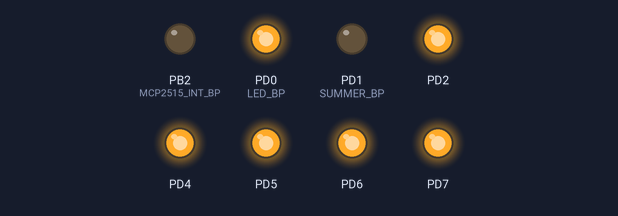
This program was run on a simulated ATmega32, built with avr-gcc and emulated at 16 MHz (the files do not name the chip). Parts: output pins drawn as LEDs (lit = HIGH). Pins used as bus, display or sensor lines are not drawn.

Above: at 0.1 s.
Timing chart, 0 to 1.6 s (numbered marks = the images above):
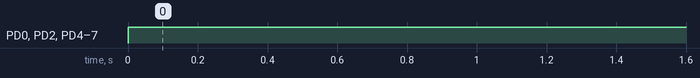

Measured:
- by itself, PD0 (LED_BP), PD2, PD4–7: LOW → HIGH at 0.00 s

The program:

main.c
```c
/*
 * MCP2515_Test.c
 *
 * Created: 25.01.2019 16:31:01
 * Author : Jan Homann
 */

#ifndef F_CPU
#define F_CPU 16000000
#endif

#include <avr/io.h>
#include <util/delay.h>
#include "Include/mcp2515.h"
#include "Include/mcp2515_defs.h"

#define SUMMER_DDR	DDRD
#define SUMMER_PORT	PORTD
#define SUMMER_BP	PD1

#define LED_DDR		DDRD
#define LED_PORT	PORTD
#define LED_BP		PD0

#define SUMMER_ON	SUMMER_PORT |= (1<<SUMMER_BP)
#define SUMMER_OFF  SUMMER_PORT &= ~(1<<SUMMER_BP)
#define SUMMER_TGL	SUMMER_PORT ^= (1<<SUMMER_BP)

#define LED_ON		LED_PORT	|= (1<<LED_BP)
#define LED_OFF		LED_PORT	&= ~(1<<LED_BP)
#define LED_TGL		LED_PORT	^= (1<<LED_BP)

int main(void)
{
	DDRD = 0xFF;

	PORTD = 0xFF;
	SUMMER_OFF;
	LED_ON;

    spiInit( PRESCALER_128  , MODE4 , DOUBLE_SPEED_OFF );
	Mcp2515Init(MCP2515_250KBPS);

    while (1)
    {

		static tCAN RxMessage , TxMessage;

		static tCANError ErrorMessage;

		Mcp2515GetError( &ErrorMessage );

 		TxMessage.Identifier = 0x1;
 		TxMessage.Header.Length = 2;
		TxMessage.Data[0] = ErrorMessage.Receive;
		TxMessage.Data[1] = ErrorMessage.Transmit;
 		Mcp2515SendMessage( &TxMessage );

		Mcp2515ReadMessage( &RxMessage );

		switch( RxMessage.Identifier )
		{
			case 0x1:
			{
				for (uint8_t x = 0 ; x < 3 ; x++ )
				{
 					SUMMER_ON;
 					_delay_ms(25);
 					SUMMER_OFF;
 					_delay_ms(125);
				}
			}break;

			case 0x2:
			{
				LED_TGL;
			}break;

			case 0x3:
			{

			}break;
		}
		RxMessage.Identifier = 0;

    }
}
```

mcp2515.h
```c
#ifndef	__MCP2515_H__
#define	__MCP2515_H__

#include <inttypes.h>
#include "mcp2515_defs.h"
#include "spi.h"

typedef struct
{
	#ifdef SUPPORT_EXTENDED_CANID
		uint32_t Identifier;
	#else
		uint16_t Identifier;
	#endif

	struct
	{
		int8_t	Rtr			: 1;
		uint8_t Extended	: 2;
		uint8_t Length		: 4;
	}Header;

	uint8_t Data[8];
} tCAN;

typedef struct
{
	uint8_t Receive;
	uint8_t Transmit;
}tCANError;

enum cs_state_enum
{
	START_TX	= 1<<0,
	STOP_TX		= 1<<1,
	EASY_TX		= 1<<2,
	NO_ACTION	= 1<<3
};

void Mcp2515BitModify(uint8_t Adress , uint8_t Mask , uint8_t Data );

uint8_t Mcp2515ReadState(uint8_t Type);

uint8_t Mcp2515Init(uint8_t Bitrate);

uint8_t Mcp2515CheckNewMessage(void);

uint8_t Mcp2515CheckFreeBuffer(void);

uint8_t Mcp2515ReadMessage(tCAN *Message);

uint8_t Mcp2515SendMessage(tCAN *Message);

uint8_t	Mcp2515GetError( tCANError *Object );

#endif	// __MCP2515_H__
```

mcp2515_defs.h
```c
#ifndef	MCP2515_DEFS_H
#define	MCP2515_DEFS_H

#define MCP2515_INT_DDR		DDRB
#define MCP2515_INT_PORT	PORTB
#define MCP2515_INT_BP		PB2

#define MCP2515_CS_DDR		DDRD
#define MCP2515_CS_PORT		PORTD
#define MCP2515_CS_BP		PD3

#define MCP2515_CS_LOW		MCP2515_CS_PORT &= ~(1<<MCP2515_CS_BP)
#define MCP2515_CS_HIGH		MCP2515_CS_PORT |= (1<<MCP2515_CS_BP)

#ifndef	MCP2515_INTERRUPTS
#define	MCP2515_INTERRUPTS			(1<<RX1IE)|(1<<RX0IE)
#endif

#define MCP2515_CLKOUT_PRESCALER 8

#ifndef	MCP2515_CLKOUT_PRESCALER
#error	MCP2515_CLKOUT_PRESCALER not defined!
#elif MCP2515_CLKOUT_PRESCALER == 0
#define	CLKOUT_PRESCALER_	0x0
#elif MCP2515_CLKOUT_PRESCALER == 1
#define	CLKOUT_PRESCALER_	0x4
#elif MCP2515_CLKOUT_PRESCALER == 2
#define	CLKOUT_PRESCALER_	0x5
#elif MCP2515_CLKOUT_PRESCALER == 4
#define	CLKOUT_PRESCALER_	0x6
#elif MCP2515_CLKOUT_PRESCALER == 8
#define	CLKOUT_PRESCALER_	0x7
#else
#error	invaild value of MCP2515_CLKOUT_PRESCALER
#endif

/** \name	SPI Kommandos */
/*@{*/
#define SPI_RESET		0xC0
#define	SPI_READ		0x03
#define	SPI_READ_RX		0x90
#define	SPI_WRITE		0x02
#define	SPI_WRITE_TX	0x40
#define	SPI_RTS			0x80
#define SPI_READ_STATUS	0xA0
#define	SPI_RX_STATUS	0xB0
#define	SPI_BIT_MODIFY	0x05
/*@}*/

/** \name	Adressen der Register des MCP2515
 *
 * Die Redundanten Adressen von z.B. dem Register CANSTAT
 * (0x0E, 0x1E, 0x2E, ...) wurden dabei nicht mit aufgelistet.
 */
/*@{*/
#define RXF0SIDH	0x00
#define RXF0SIDL	0x01
#define RXF0EID8	0x02
#define RXF0EID0	0x03
#define RXF1SIDH	0x04
#define RXF1SIDL	0x05
#define RXF1EID8	0x06
#define RXF1EID0	0x07
#define RXF2SIDH	0x08
#define RXF2SIDL	0x09
#define RXF2EID8	0x0A
#define RXF2EID0	0x0B
#define BFPCTRL		0x0C
#define TXRTSCTRL	0x0D
#define CANSTAT		0x0E
#define CANCTRL		0x0F

#define RXF3SIDH	0x10
#define RXF3SIDL	0x11
#define RXF3EID8	0x12
#define RXF3EID0	0x13
#define RXF4SIDH	0x14
#define RXF4SIDL	0x15
#define RXF4EID8	0x16
#define RXF4EID0	0x17
#define RXF5SIDH	0x18
#define RXF5SIDL	0x19
#define RXF5EID8	0x1A
#define RXF5EID0	0x1B
#define TEC			0x1C
#define REC         0x1D

#define RXM0SIDH	0x20
#define RXM0SIDL	0x21
#define RXM0EID8	0x22
#define RXM0EID0	0x23
#define RXM1SIDH	0x24
#define RXM1SIDL	0x25
#define RXM1EID8	0x26
#define RXM1EID0	0x27
#define CNF3		0x28
#define CNF2		0x29
#define CNF1		0x2A
#define CANINTE		0x2B
#define CANINTF		0x2C
#define EFLG		0x2D

#define TXB0CTRL	0x30
#define TXB0SIDH	0x31
#define TXB0SIDL	0x32
#define TXB0EID8	0x33
#define TXB0EID0	0x34
#define TXB0DLC		0x35
#define TXB0D0		0x36
#define TXB0D1		0x37
#define TXB0D2		0x38
#define TXB0D3		0x39
#define TXB0D4		0x3A
#define TXB0D5		0x3B
#define TXB0D6		0x3C
#define TXB0D7		0x3D

#define TXB1CTRL	0x40
#define TXB1SIDH	0x41
#define TXB1SIDL	0x42
#define TXB1EID8	0x43
#define TXB1EID0	0x44
#define TXB1DLC		0x45
#define TXB1D0		0x46
#define TXB1D1		0x47
#define TXB1D2		0x48
#define TXB1D3		0x49
#define TXB1D4		0x4A
#define TXB1D5		0x4B
#define TXB1D6		0x4C
#define TXB1D7		0x4D

#define TXB2CTRL	0x50
#define TXB2SIDH	0x51
#define TXB2SIDL	0x52
#define TXB2EID8	0x53
#define TXB2EID0	0x54
#define TXB2DLC		0x55
#define TXB2D0		0x56
#define TXB2D1		0x57
#define TXB2D2		0x58
#define TXB2D3		0x59
#define TXB2D4		0x5A
#define TXB2D5		0x5B
#define TXB2D6		0x5C
#define TXB2D7		0x5D

#define RXB0CTRL	0x60
#define RXB0SIDH	0x61
#define RXB0SIDL	0x62
#define RXB0EID8	0x63
#define RXB0EID0	0x64
#define RXB0DLC		0x65
#define RXB0D0		0x66
#define RXB0D1		0x67
#define RXB0D2		0x68
#define RXB0D3		0x69
#define RXB0D4		0x6A
#define RXB0D5		0x6B
#define RXB0D6		0x6C
#define RXB0D7		0x6D

#define RXB1CTRL	0x70
#define RXB1SIDH	0x71
#define RXB1SIDL	0x72
#define RXB1EID8	0x73
#define RXB1EID0	0x74
#define RXB1DLC		0x75
#define RXB1D0		0x76
#define RXB1D1		0x77
#define RXB1D2		0x78
#define RXB1D3		0x79
#define RXB1D4		0x7A
#define RXB1D5		0x7B
#define RXB1D6		0x7C
#define RXB1D7		0x7D
/*@}*/

/** \name	Bitdefinition der verschiedenen Register */
/*@{*/

/** \brief	Bitdefinition von BFPCTRL */
#define B1BFS		5
#define B0BFS		4
#define B1BFE		3
#define B0BFE		2
#define B1BFM		1
#define B0BFM		0

/** \brief	Bitdefinition von TXRTSCTRL */
#define B2RTS		5
#define B1RTS		4
#define B0RTS		3
#define B2RTSM		2
#define B1RTSM		1
#define B0RTSM		0

/** \brief	Bitdefinition von CANSTAT */
#define OPMOD2		7
#define OPMOD1		6
#define OPMOD0		5
#define ICOD2		3
#define ICOD1		2
#define ICOD0		1

/** \brief	Bitdefinition von CANCTRL */
#define REQOP2		7
#define REQOP1		6
#define REQOP0		5
#define ABAT		4
#define CLKEN		2
#define CLKPRE1		1
#define CLKPRE0		0

/** \brief	Bitdefinition von CNF3 */
#define WAKFIL		6
#define PHSEG22		2
#define PHSEG21		1
#define PHSEG20		0

/** \brief	Bitdefinition von CNF2 */
#define BTLMODE		7
#define SAM			6
#define PHSEG12		5
#define PHSEG11		4
#define PHSEG10		3
#define PHSEG2		2
#define PHSEG1		1
#define PHSEG0		0

/** \brief	Bitdefinition von CNF1 */
#define SJW1		7
#define SJW0		6
#define BRP5		5
#define BRP4		4
#define BRP3		3
#define BRP2		2
#define BRP1		1
#define BRP0		0

/** \brief	Bitdefinition von CANINTE */
#define MERRE		7
#define WAKIE		6
#define ERRIE		5
#define TX2IE		4
#define TX1IE		3
#define TX0IE		2
#define RX1IE		1
#define RX0IE		0

/** \brief	Bitdefinition von CANINTF */
#define MERRF		7
#define WAKIF		6
#define ERRIF		5
#define TX2IF		4
#define TX1IF		3
#define TX0IF		2
#define RX1IF		1
#define RX0IF		0

/** \brief	Bitdefinition von EFLG */
#define RX1OVR		7
#define RX0OVR		6
#define TXB0		5
#define TXEP		4
#define RXEP		3
#define TXWAR		2
#define RXWAR		1
#define EWARN		0

/** \brief	Bitdefinition von TXBnCTRL (n = 0, 1, 2) */
#define ABTF		6
#define MLOA		5
#define TXERR		4
#define TXREQ		3
#define TXP1		1
#define TXP0		0

/** \brief	Bitdefinition von RXB0CTRL */
#define RXM1		6
#define RXM0		5
#define RXRTR		3
#define BUKT		2
#define BUKT1		1
#define FILHIT0		0

/** \brief	Bitdefinition von TXBnSIDL (n = 0, 1) */
#define	EXIDE		3

/**
 * \brief	Bitdefinition von RXB1CTRL
 * \see		RXM1, RXM0, RXRTR und FILHIT0 sind schon fuer RXB0CTRL definiert
 */
#define FILHIT2		2
#define FILHIT1		1

/** \brief	Bitdefinition von RXBnSIDL (n = 0, 1) */
#define	SRR			4
#define	IDE			3

/**
 * \brief	Bitdefinition von RXBnDLC (n = 0, 1)
 * \see		TXBnDLC   (gleiche Bits)
 */
#define	RTR			6
#define	DLC3		3
#define	DLC2		2
#define	DLC1		1
#define DLC0		0

enum mcp2515_modes_enum
{
	MCP2515_NORMAL,
	MCP2515_SLEEP,
	MCP2515_LOOPBACK,
	MCP2515_LISTEN_ONLY,
	MCP2515_CONFIGURATION,
};

enum mcp2515_bitrate
{
	MCP2515_10KBPS,
	MCP2515_20KBPS,
	MCP2515_50KBPS,
	MCP2515_100KBPS,
	MCP2515_125KBPS,
	MCP2515_250KBPS,
	MCP2515_500KBPS,
	MCP2515_1MBPS,
};

/*@}*/
#endif	// MCP2515_DEFS_H
```

spi.h
```c
/* Generated by CodeDescriptor 1.5.0.0907 */
/*
* Project Name      -> AVR - SPI Treiber
* Version           -> 1.0.0.0621
* Author            -> Hm @ Workstadion.: QP-01-02
* Build Date        -> 21.06.2018 06:48:20
* Description       -> Description
*
*
*
*/

#include <avr/interrupt.h>

//#define SPI_CS_ENABLE

#if defined ( __AVR_ATmega32__ )

	#define SPI_DDR			DDRB
	#define SPI_PORT		PORTB
	#define SPI_PIN			PINB
	#define SPI_SCK_bp		PB7
	#define SPI_MISO_bp		PB6
	#define SPI_MOSI_bp		PB5

	/*
	*	Software Slave Select Signal
	*	Muss bei dem Master selbst organisiert werden.
	*	Der "SS" Hardware Pin wird nur bei dem Slave verwendet.
	*/
	#define SPI_SS_DDR		DDRC
	#define SPI_SS_PORT		PORTC
	#define SPI_SS_bp		PC1

#elif defined (__AVR_ATmega168PA__ )

	#define SPI_DDR			DDRB
	#define SPI_PORT		PORTB
	#define SPI_PIN			PINB
	#define SPI_SCK_bp		PB5
	#define SPI_MISO_bp		PB4
	#define SPI_MOSI_bp		PB3

	/*
	*	Software Slave Select Signal
	*	Muss bei dem Master selbst organisiert werden.
	*	Der "SS" Hardware Pin wird nur bei dem Slave verwendet.
	*/
	#define SPI_SS_DDR		DDRB
	#define SPI_SS_PORT		PORTB
	#define SPI_SS_bp		PB2
#else
	#error "no definition for MCU"
#endif


enum spiPrescaler
{
	/*
	*	DoubleSpeed =  0 ( SPI2X )
	*/
	PRESCALER_4,
	PRESCALER_16,
	PRESCALER_64,
	PRESCALER_128,

	/*
	*	DoubleSpeed = 1  ( SPI2X )
	*/
	SPI2X_PRESCALER_2,
	SPI2X_PRESCALER_8,
	SPI2X_PRESCALER_32,
	SPI2X_PRESCALER_64,

};

enum spiClockOptions
{
	MODE1,
	MODE2,
	MODE3,
	MODE4,
};

enum spiDoubleSpeed
{
	DOUBLE_SPEED_OFF,
	DOUBLE_SPEED_ON ,
};


uint8_t spiInit( enum spiPrescaler divisor , enum spiClockOptions clock_option , enum spiDoubleSpeed doubleSpeed);

void	spiWrite( uint8_t data );

uint8_t spiRead( uint8_t data );

uint8_t spiWriteRead( uint8_t data );

void	spiSlaveSelect( void );

void	spiSlaveDeSelect( void );
```

mcp2515.c
```c
#define F_CPU	16000000

#include <avr/io.h>
#include <util/delay.h>
#include <stdlib.h>
#include <stdint.h>
#include <stdbool.h>

#include "../Include/mcp2515.h"
#include "../Include/mcp2515_defs.h"


const uint8_t Mcp2515SpeedCnfg[8][3] =
{
	// 10 kbps
	{	0x04,
		0xb6,
		0xe7
	},

	// 20 kbps
	{	0x04,
		0xb6,
		0xd3
	},

	// 50 kbps
	{	0x04,
		0xb6,
		0xc7
	},

	// 100 kbps
	{	0x04,
		0xb6,
		0xc3
	},

	// 125 kbps
	{	(1<<PHSEG21),					// CNF3
		(1<<BTLMODE)|(1<<PHSEG11),		// CNF2
		(1<<BRP2)|(1<<BRP1)|(1<<BRP0)	// CNF1
	},

	// 250 kbps
	{
		0x03,
		0xac,
		0x81
	},

	// 500 kbps
	{	0x03,
		0xac,
		0x80
	},

	// 1 Mbps
	{	(1<<PHSEG21),
		(1<<BTLMODE)|(1<<PHSEG11),
		0
	}
};

const uint8_t Mcp2515Modes[] =
{
	(0<<REQOP0 | 0<<REQOP1 | 0<<REQOP2), // Normal Mode
	(1<<REQOP0), // Sleep Mode
	(1<<REQOP1), // Loopback Mode
	(1<<REQOP0 | 1<<REQOP1), // Listen only Mode
	(1<<REQOP2) // Configuration Mode
};


static uint8_t		Mcp2515Write( uint8_t *Frame , uint8_t Lenght , enum cs_state_enum State )
{
	if ( State == EASY_TX || State == START_TX )
	{
		MCP2515_CS_LOW;
	}

	for( uint8_t i = 0 ; i < Lenght ; i++ )
	{
		spiWrite(Frame[i]);
	}

	if ( State == STOP_TX || State == EASY_TX )
	{
		MCP2515_CS_HIGH;
	}

	return 0; // Alles inordnung
}

static uint8_t		Mcp2515Read( uint8_t *Address , uint8_t AddrLength , uint8_t *Buffer , uint8_t RxLength , enum cs_state_enum State )
{

	if ( State == START_TX || State == EASY_TX )
	{
		MCP2515_CS_LOW;
	}

	for ( uint8_t i = 0 ; i < AddrLength ; i++ )
	{
		spiWrite(Address[i]);
	}

	for( uint8_t x = 0 ; x < RxLength ; x++ )
	{
		Buffer[x] = spiRead(0xFF);
	}

	if ( State == STOP_TX || State == EASY_TX )
	{
		MCP2515_CS_HIGH;
	}

	return 0; // Alles inordnung
}


#if SUPPORT_EXTENDED_CANID
	void Mcp2515WriteID( const uint32_t *Identifier , bool Extended , enum cs_state_enum State )
{
	uint8_t tmp;
	if ( Extended )
	{
		// naechsten Werte berechnen
		tmp  = (*((uint8_t *) Identifier + 2) << 3) & 0xe0;
		tmp |= (1 << IDE);
		tmp |= (*((uint8_t *) Identifier + 2)) & 0x03;

		uint8_t Frame[] = { *((uint16_t *) Identifier + 1) >> 5 , tmp , *((uint8_t *) Identifier + 1) , *((uint8_t *) Identifier) };
		Mcp2515Write( Frame , sizeof(Frame) , State );
	}
	else
	{

		uint8_t Frame[] = { *((uint16_t *) Identifier) >> 3 , *((uint8_t *) Identifier) << 5 , 0 , 0 };
		Mcp2515Write( Frame , sizeof(Frame) , State );
	}
}
#else
	void Mcp2515WriteID( const uint16_t *Identifier , enum cs_state_enum State )
{
	uint8_t Frame[] = { ((*Identifier)>>3) , ((*Identifier)<<5) , 0 , 0 };

	Mcp2515Write( Frame , sizeof(Frame) , NO_ACTION );
}
#endif


void		Mcp2515BitModify( uint8_t Adress , uint8_t Mask , uint8_t Data )
{
	MCP2515_CS_LOW;

	uint8_t Frame[] = { SPI_BIT_MODIFY , Adress , Mask , Data };

	Mcp2515Write(Frame,sizeof(Frame),EASY_TX);

	MCP2515_CS_HIGH;
}

uint8_t		Mcp2515ReadState( uint8_t Type )
{
	uint8_t Data;

	Mcp2515Read( &Type , 1 , &Data , 1 , EASY_TX );

	return Data;
}

uint8_t		Mcp2515Init( enum mcp2515_bitrate Bitrate )
{
	if( Bitrate >= 8 )
	{
		return 1;
	}

	MCP2515_INT_DDR	|= (1<<MCP2515_INT_BP);
	MCP2515_CS_DDR  |= (1<<MCP2515_CS_BP);

	// reset MCP2515 by software reset.
	// After this he is in configuration mode.

	Mcp2515Write( (uint8_t*) SPI_RESET , 1 , EASY_TX );

	_delay_ms(10);

	uint8_t Frame[] = { SPI_WRITE , CNF3 , 0 , 0 , 0 , MCP2515_INTERRUPTS }; // 0 = Platzhalter für Timinig Werte

	for( uint8_t i = 0 ; i < 3 ; i++ )
	{
		Frame[2+i] = Mcp2515SpeedCnfg[Bitrate][i];
	}

	Mcp2515Write(Frame,sizeof(Frame),EASY_TX); // Init schreiben

	// TXnRTS Bits als Inputs schalten
	Frame[0] = SPI_WRITE;
	Frame[1] = TXRTSCTRL;
	Frame[2] = 0;

	Mcp2515Write(Frame,3,EASY_TX);

	// Device zurueck in den normalen Modus versetzten
	// und aktivieren/deaktivieren des Clkout-Pins
	// Frame[0] sollte hier noch "SPI_WRITE" beeinhalten
	Frame[1] = CANCTRL;
	Frame[2] = (CLKOUT_PRESCALER_ | CLKEN);
	Mcp2515Write(Frame,3,EASY_TX);


	uint8_t Result = 0;
	uint32_t Timeout = 10e6;
	while ( (Result & 0xE0) != 0 && Timeout-- > 0 )
	{
		// warten bis der neue Modus uebernommen wurde
		uint8_t Address[] = { SPI_READ , CANSTAT };
		Mcp2515Read( Address , sizeof(Address) , &Result , 1 , EASY_TX);
	}

	if(Timeout == 0)
	{
		return 2;
	}

	return 0;
}

uint8_t		Mcp2515CheckNewMessage( void )
{
	/* INT Pin auswerten */
	return (!((MCP2515_INT_PORT) & (1<<MCP2515_INT_BP)));
}

uint8_t		Mcp2515CheckFreeBuffer( void )
{
	uint8_t Status = Mcp2515ReadState(SPI_READ_STATUS);

	if ((Status & 0x54) == 0x54)
	{
		// Alle Puffer sind in benutzung..
		return 0;
	}

	return 1;// Mindestens 1 Puffer ist frei..
}

uint8_t		Mcp2515ReadMessage( tCAN *Message )
{
	uint8_t Status = Mcp2515ReadState(SPI_RX_STATUS);
	uint8_t Address;

	if( ((Status & 1<<6)) )
	{
		// Nachricht in Puffer 0
		Address = SPI_READ_RX;
	}
	else if( ((Status & 1<<7)) )
	{
		// Nachricht in Puffer 1
		Address = (SPI_READ_RX | 0x04);
	}
	else
	{
		// Error: Keine neue Nachricht vorhanden
		return 0;
	}

	Mcp2515Write( &Address , 1 , START_TX );

	uint8_t Buff[] = { 0 , 0 };
	Mcp2515Read( 0 , 0 , Buff , 2 , NO_ACTION );

	// Empfangenen Nachrichten "Idetifier" lesen
	Message->Identifier  = (uint16_t) Buff[0] << 3;
	Message->Identifier |= (uint16_t) Buff[1] >> 5;

	// Dummy Bytes senden um internen Adresszeiger beim MCP2515 zu inkrementieren
	Buff[0] = 0xFF; Buff[1] = 0xFF;
	Mcp2515Write( Buff , 2 , NO_ACTION );

	// DLC lesen
	Mcp2515Read( 0 , 0 , Buff , 1 , NO_ACTION );

	uint8_t Length = Buff[0] & 0x0F;
	Message->Header.Length = Length;

	Message->Header.Rtr = ( (Status & 1<<3) == 1) ? 1 : 0;

	// Daten abholen
	Mcp2515Read( 0 , 0 , Message->Data , Length , NO_ACTION );

	// Lösche Interrupt Flags
	if ((Status & 1<<6) == 1)
	{
		Mcp2515BitModify(CANINTF , (1<<RX0IF) , 0 );
	}
	else
	{
		Mcp2515BitModify(CANINTF , (1<<RX1IF) , 0 );
	}

	return (Status & 0x07) + 1;
}

uint8_t		Mcp2515SendMessage( tCAN *Message )
{
	uint8_t Status = Mcp2515ReadState(SPI_READ_STATUS);

	uint8_t Address;

	if (((Status & 1<<2) == 0))
	{
		Address = 0x00;
	}
	else if (((Status & 1<<4) == 0))
	{
		Address = 0x02;
	}
	else if (((Status & 1<<6) == 0))
	{
		Address = 0x04;
	}
	else
	{
		/* Alle Puffer sind in benutzung, es kann gerade keine
		*  Nachricht gesendet werden
		*/
		return 0;
	}

	uint8_t BuffAddress = SPI_WRITE_TX | Address;
	Mcp2515Write( &BuffAddress , 1 , START_TX );

	#if SUPPORT_EXTENDED_CANID
		Mcp2515WriteID( &Message->Identifier , Message->Header.Extended , NO_ACTION );
	#else
		Mcp2515WriteID( &Message->Identifier , NO_ACTION );
	#endif

	uint8_t Length = Message->Header.Length & 0x0F;

 	// Ist die Nachricht ein "Remote Transmit Request" ?
 	if ( Message->Header.Rtr )
 	{
 		// Ein RTR hat zwar eine Laenge,
 		// enthaelt aber keine Daten

 		// Nachrichten Laenge + RTR einstellen
		Length |= 1<<RTR;
 		Mcp2515Write( &Length , 1 , STOP_TX );
 	}
 	else
 	{
 		// Nachrichten Laenge einstellen
		Mcp2515Write( &Length , 1 , NO_ACTION );

		// Daten
		Mcp2515Write( Message->Data , Length , STOP_TX );
	}

 	// CAN Nachricht verschicken
 	// die letzten drei Bit im RTS Kommando geben an welcher
 	// Puffer gesendet werden soll.
 	Address = (Address == 0) ? 1 : Address;

	Address |= SPI_RTS;

	Mcp2515Write( &Address , 1 , EASY_TX );

	return Address;
}

uint8_t		Mcp2515GetError( tCANError *Object )
{
	uint8_t Data[] = { 0x00 , 0x00 };

	/*
	*	0: Fehlerspeicher für TEC (Transmit Error Counter)
	*	1: Fehlerspeicher für REC (Receive Error Counter)
	*/
	Mcp2515Read( (uint8_t*)(TEC) , 1 , Data , 2 , EASY_TX );
	Object->Transmit = Data[0];
	Object->Receive  = Data[1];

	return 0;
}
```

Source omitted: spi.c (2947 bytes)
